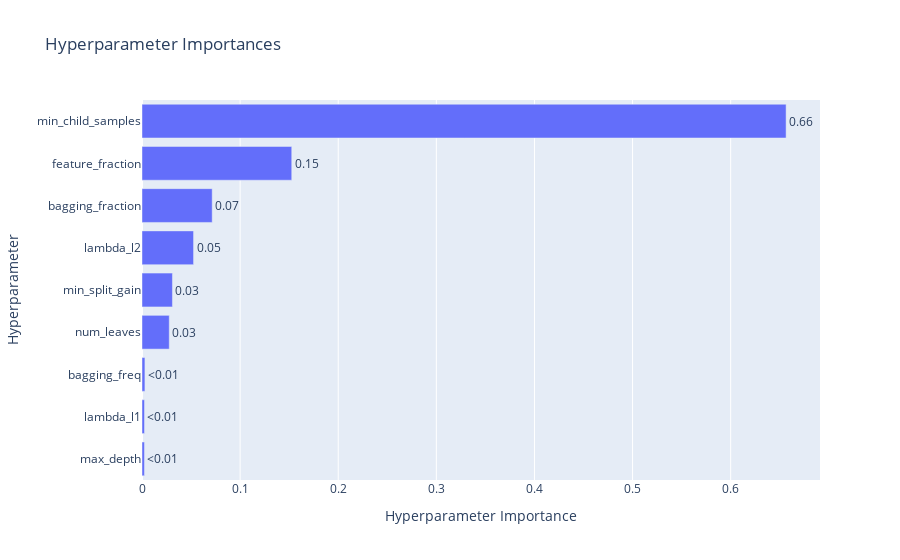
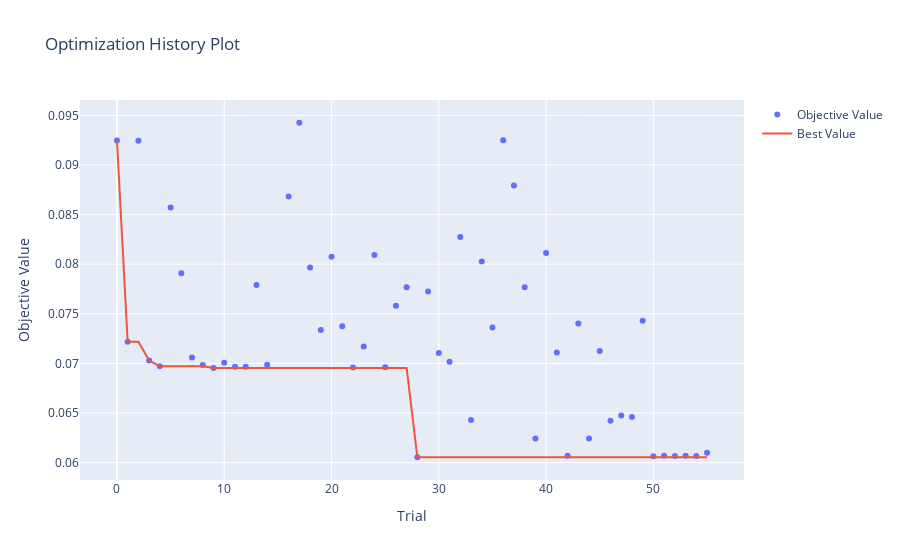
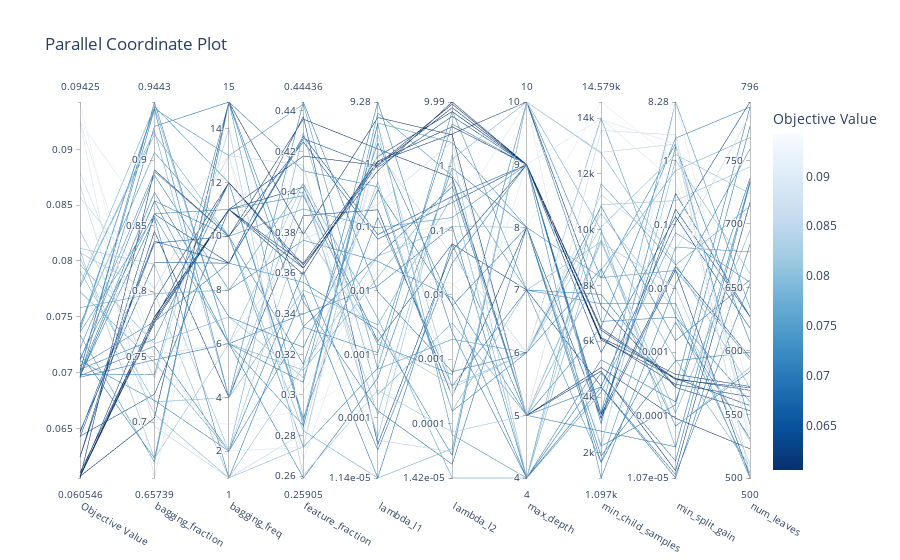

Notebook code cell kept with these figures, in order:
### Code cell
# lgb_v1の探索結果の確認
importlib.reload(opv)
study_name = "lgb_v1.1"

study = opv.OptunaVisualizer(study_name, url)
study.visualize_optimization()
study.print_trials_table()
study.summarize_studies()
